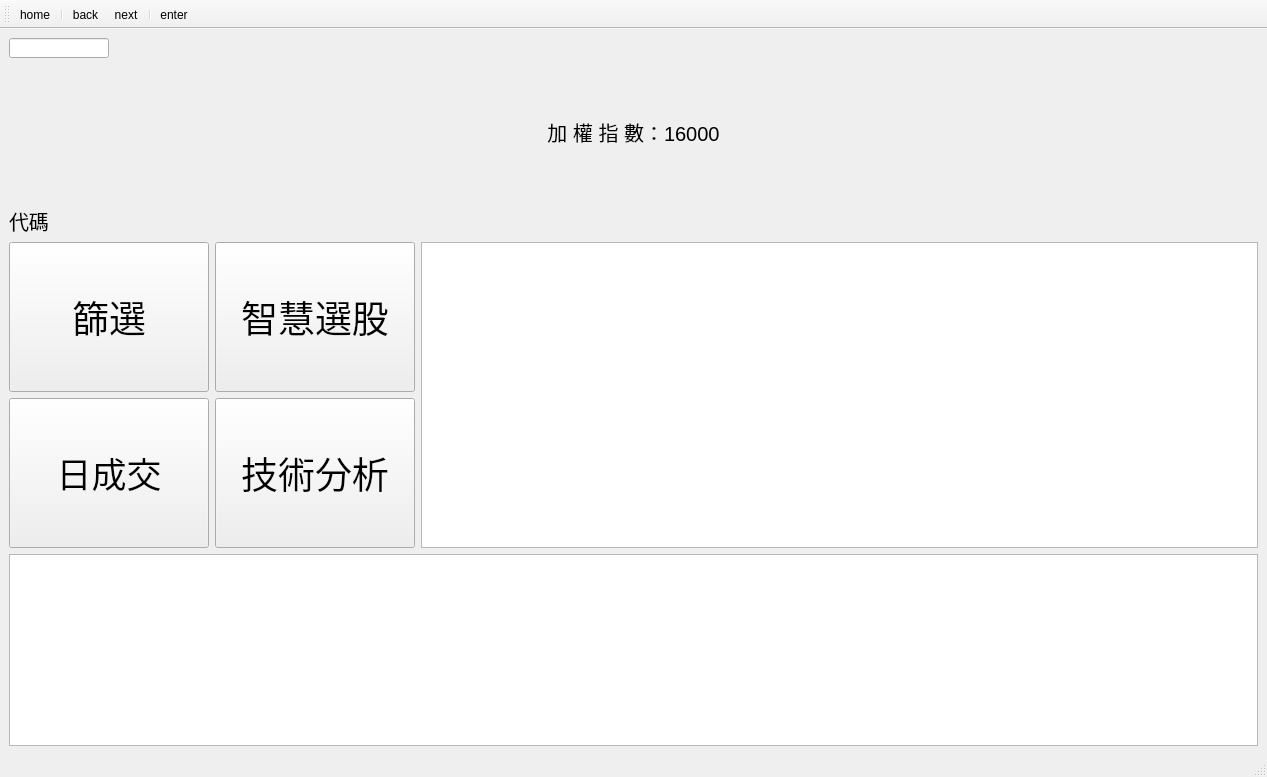
<?xml version="1.0" encoding="UTF-8"?>
<ui version="4.0">
 <class>MainWindow</class>
 <widget class="QMainWindow" name="MainWindow">
  <property name="geometry">
   <rect>
    <x>0</x>
    <y>0</y>
    <width>1267</width>
    <height>777</height>
   </rect>
  </property>
  <property name="windowTitle">
   <string>MainWindow</string>
  </property>
  <widget class="QWidget" name="centralwidget">
   <layout class="QVBoxLayout" name="verticalLayout_2">
    <item>
     <widget class="QLineEdit" name="lineEdit">
      <property name="minimumSize">
       <size>
        <width>100</width>
        <height>20</height>
       </size>
      </property>
      <property name="maximumSize">
       <size>
        <width>100</width>
        <height>20</height>
       </size>
      </property>
     </widget>
    </item>
    <item>
     <widget class="QLabel" name="label_2">
      <property name="sizePolicy">
       <sizepolicy hsizetype="Expanding" vsizetype="Expanding">
        <horstretch>0</horstretch>
        <verstretch>0</verstretch>
       </sizepolicy>
      </property>
      <property name="font">
       <font>
        <pointsize>15</pointsize>
       </font>
      </property>
      <property name="text">
       <string>加 權 指 數：16000</string>
      </property>
      <property name="alignment">
       <set>Qt::AlignCenter</set>
      </property>
     </widget>
    </item>
    <item>
     <widget class="QLabel" name="label">
      <property name="sizePolicy">
       <sizepolicy hsizetype="Fixed" vsizetype="Fixed">
        <horstretch>0</horstretch>
        <verstretch>0</verstretch>
       </sizepolicy>
      </property>
      <property name="font">
       <font>
        <pointsize>15</pointsize>
       </font>
      </property>
      <property name="text">
       <string>代碼</string>
      </property>
     </widget>
    </item>
    <item>
     <layout class="QHBoxLayout" name="horizontalLayout_4">
      <item>
       <layout class="QHBoxLayout" name="horizontalLayout_3">
        <item>
         <layout class="QGridLayout" name="gridLayout">
          <item row="0" column="0">
           <widget class="QPushButton" name="pushButton">
            <property name="minimumSize">
             <size>
              <width>200</width>
              <height>150</height>
             </size>
            </property>
            <property name="maximumSize">
             <size>
              <width>200</width>
              <height>150</height>
             </size>
            </property>
            <property name="font">
             <font>
              <pointsize>28</pointsize>
             </font>
            </property>
            <property name="text">
             <string>篩選</string>
            </property>
           </widget>
          </item>
          <item row="0" column="1">
           <widget class="QPushButton" name="pushButton_2">
            <property name="minimumSize">
             <size>
              <width>200</width>
              <height>150</height>
             </size>
            </property>
            <property name="maximumSize">
             <size>
              <width>200</width>
              <height>150</height>
             </size>
            </property>
            <property name="font">
             <font>
              <pointsize>28</pointsize>
             </font>
            </property>
            <property name="text">
             <string>智慧選股</string>
            </property>
           </widget>
          </item>
          <item row="1" column="1">
           <widget class="QPushButton" name="pushButton_8">
            <property name="minimumSize">
             <size>
              <width>200</width>
              <height>150</height>
             </size>
            </property>
            <property name="maximumSize">
             <size>
              <width>200</width>
              <height>150</height>
             </size>
            </property>
            <property name="font">
             <font>
              <pointsize>28</pointsize>
             </font>
            </property>
            <property name="text">
             <string>技術分析</string>
            </property>
           </widget>
          </item>
          <item row="1" column="0">
           <widget class="QPushButton" name="pushButton_3">
            <property name="minimumSize">
             <size>
              <width>200</width>
              <height>150</height>
             </size>
            </property>
            <property name="maximumSize">
             <size>
              <width>200</width>
              <height>150</height>
             </size>
            </property>
            <property name="font">
             <font>
              <pointsize>26</pointsize>
             </font>
            </property>
            <property name="text">
             <string>日成交</string>
            </property>
           </widget>
          </item>
         </layout>
        </item>
        <item>
         <widget class="QTableWidget" name="tableWidget_2"/>
        </item>
       </layout>
      </item>
     </layout>
    </item>
    <item>
     <layout class="QHBoxLayout" name="horizontalLayout">
      <item>
       <widget class="QTableWidget" name="tableWidget"/>
      </item>
     </layout>
    </item>
   </layout>
  </widget>
  <widget class="QStatusBar" name="statusbar"/>
  <widget class="QToolBar" name="toolBar">
   <property name="windowTitle">
    <string>toolBar</string>
   </property>
   <attribute name="toolBarArea">
    <enum>TopToolBarArea</enum>
   </attribute>
   <attribute name="toolBarBreak">
    <bool>false</bool>
   </attribute>
   <addaction name="actionhome"/>
   <addaction name="separator"/>
   <addaction name="actionback"/>
   <addaction name="actionnext"/>
   <addaction name="separator"/>
   <addaction name="actionenter"/>
  </widget>
  <action name="actionhome">
   <property name="icon">
    <iconset resource="icon.qrc">
     <normaloff>:/icon/house.png</normaloff>:/icon/house.png</iconset>
   </property>
   <property name="text">
    <string>home</string>
   </property>
  </action>
  <action name="actionback">
   <property name="icon">
    <iconset resource="icon.qrc">
     <normaloff>:/icon/iconfinder_restart-1_18208.png</normaloff>:/icon/iconfinder_restart-1_18208.png</iconset>
   </property>
   <property name="text">
    <string>back</string>
   </property>
  </action>
  <action name="actionnext">
   <property name="icon">
    <iconset resource="icon.qrc">
     <normaloff>:/icon/iconfinder_restart-1_18209.png</normaloff>:/icon/iconfinder_restart-1_18209.png</iconset>
   </property>
   <property name="text">
    <string>next</string>
   </property>
  </action>
  <action name="actionenter">
   <property name="icon">
    <iconset resource="icon.qrc">
     <normaloff>:/icon/enter.png</normaloff>:/icon/enter.png</iconset>
   </property>
   <property name="text">
    <string>enter</string>
   </property>
  </action>
 </widget>
 <resources>
  <include location="icon.qrc"/>
 </resources>
 <connections/>
</ui>
